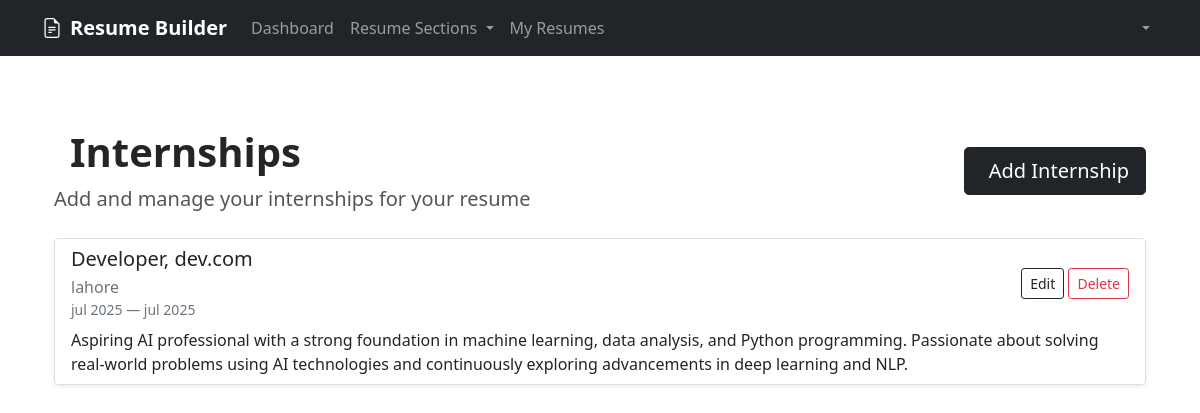
Page /dashboard/internships/ (signed in) on the committed database.
### resume_builder/models.py (models this page shows, shortened)
class Internship(models.Model):
    user = models.ForeignKey(User, on_delete=models.CASCADE)
    position = models.CharField(max_length=200)
    company = models.CharField(max_length=200)
    location = models.CharField(max_length=200, blank=True)
    start_date = models.DateField()
    end_date = models.DateField(blank=True, null=True)
    description = models.TextField(blank=True)
    created_at = models.DateTimeField(auto_now_add=True)
    updated_at = models.DateTimeField(auto_now=True)

### resume_builder/views.py (the view)
# urls.py: path('internships/', views.internship_list, name='internship_list'),
@login_required
def internship_list(request):
    check = require_resume(request)
    if check: return check
    internships = Internship.objects.filter(user=request.user).order_by('-start_date')
    return render(request, 'resume_builder/internship_list.html', {'internships': internships})

### resume_builder/views.py (called while the page is built)
def require_resume(request):
    if not Resume.objects.filter(user=request.user).exists():
        messages.warning(request, 'You must create a resume before adding other information.')
        return redirect('resume_template_select')
    return None

### templates/resume_builder/internship_list.html (shortened to what this page needs)
{% extends 'base.html' %}
{% block content %}
<div class="container py-5">
    <div class="row align-items-center mb-4">
        <div class="col-lg-8">
            <h1 class="fw-bold mb-2" style="color: #232526;">
                Internships
            </h1>
            <p class="lead mb-0" style="color: #555;">
                Add and manage your internships for your resume
            </p>
        </div>
        <div class="col-lg-4 text-lg-end mt-3 mt-lg-0">
            <a href="{% url 'internship_create' %}" class="btn btn-dark btn-lg">
                Add Internship
            </a>
        </div>
    </div>
    {% if internships %}
        <div class="list-group">
            {% for internship in internships %}
            <div class="list-group-item mb-3 shadow-sm rounded-3">
                <div class="d-flex justify-content-between align-items-center">
                    <div>
                        <h5 class="mb-1">{{ internship.position }}, {{ internship.company }}</h5>
                        <div class="text-muted">{{ internship.location }}</div>
                        <div class="small text-muted">{{ internship.start_date|date:'b Y' }} — {% if internship.end_date %}{{ internship.end_date|date:'b Y' }}{% else %}Present{% endif %}</div>
                    </div>
                    <div>
                        <a href="{% url 'internship_update' internship.id %}" class="btn btn-outline-dark btn-sm"> Edit</a>
                        <a href="{% url 'internship_delete' internship.id %}" class="btn btn-outline-danger btn-sm"> Delete</a>
                    </div>
                </div>
                {% if internship.description %}
                <div class="mt-2">{{ internship.description }}</div>
                {% endif %}
            </div>
            {% endfor %}
        </div>
    {% else %}
        <div class="alert alert-info">You have not added any internships yet.</div>
    {% endif %}
</div>
{% endblock %}

### rows in the picture
Internship: position "Developer", company "dev.com", location "lahore", start_date "jul 2025", end_date "jul 2025", description "Aspiring AI professional with a strong foundation in machine learning, data analysis, and Python programming. Passionate about solving real-world problems using AI technologies and continuously exploring advancements in deep learning and NLP."
